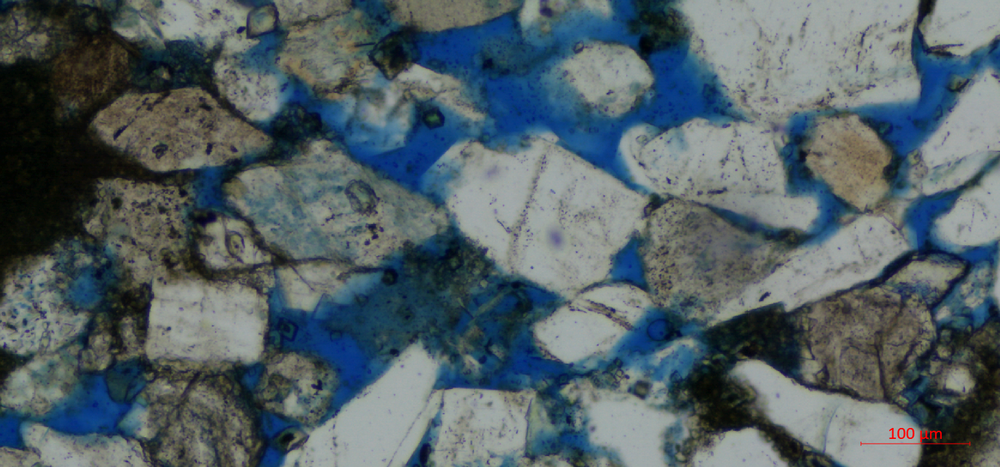
#> input picture image/16-0460_5.png, 1000 x 467 px, shrunk from 1460 x 682 before the run, found by its file name
$ python particleDetection.py
#> lines starting #> are read from the running program, lines starting #| are printed output that depends on the picture; after the words box and inside, x2 and y2 are one past the last pixel; in counts of white or black regions, pixels touching at a corner belong together
# -*- coding: utf-8 -*-
# @Time : 2020/3/4 上午10:15
# @Author : LuoLu
# @FileName: ColorDetection.py
# @Software: PyCharm
# @Github ：https://github.com/luolugithub
# @E-mail ：argluolu@gmail.com

from __future__ import division
import cv2
import numpy as np


def nothing(*arg):
    pass


# [22 lines of commented-out code are left out]
icol = (0, 0, 0, 255, 255, 255)  # Unclassified 无法识别的	18, 0, 159, 175, 255, 255

cv2.namedWindow('colorTest', flags=2)
# Lower range colour sliders.
cv2.createTrackbar('lowHue', 'colorTest', icol[0], 255, nothing)
#> slider 'lowHue' is set to 51
cv2.createTrackbar('lowSat', 'colorTest', icol[1], 255, nothing)
#> slider 'lowSat' is set to 51
cv2.createTrackbar('lowVal', 'colorTest', icol[2], 255, nothing)
#> slider 'lowVal' is set to 51
# Higher range colour sliders.
cv2.createTrackbar('highHue', 'colorTest', icol[3], 255, nothing)
cv2.createTrackbar('highSat', 'colorTest', icol[4], 255, nothing)
cv2.createTrackbar('highVal', 'colorTest', icol[5], 255, nothing)

# Raspberry pi file path example.
# frame = cv2.imread('/home/pi/python3/opencv/color-test/colour-circles-test.jpg')
# Windows file path example.
frame = cv2.imread('/home/luolu/Downloads/data/yashi_bp/pore_throat_img/pore_extract_10Xcrop/16-0460_5.png')
#> frame is the input picture: shape (467, 1000, 3); mean B, G, R 101.2, 96.3, 82.8

while True:
    # Get HSV values from the GUI sliders.
    lowHue = cv2.getTrackbarPos('lowHue', 'colorTest')
    lowSat = cv2.getTrackbarPos('lowSat', 'colorTest')
    lowVal = cv2.getTrackbarPos('lowVal', 'colorTest')
    highHue = cv2.getTrackbarPos('highHue', 'colorTest')
    highSat = cv2.getTrackbarPos('highSat', 'colorTest')
    highVal = cv2.getTrackbarPos('highVal', 'colorTest')

    # Show the original image.
    cv2.imshow('frame', frame)

    # Blur methods available, comment or uncomment to try different blur methods.
    frameBGR = cv2.GaussianBlur(frame, (7, 7), 0)
    # frameBGR = cv2.medianBlur(frameBGR, 7)
    # frameBGR = cv2.bilateralFilter(frameBGR, 15 ,75, 75)
    """kernal = np.ones((15, 15), np.float32)/255
    frameBGR = cv2.filter2D(frameBGR, -1, kernal)"""

    # Show blurred image.
    cv2.imshow('blurred', frameBGR)

    # HSV (Hue, Saturation, Value).
    # Convert the frame to HSV colour model.
    hsv = cv2.cvtColor(frameBGR, cv2.COLOR_BGR2HSV)
#> hsv: shape (467, 1000, 3); mean H, S, V 75.8, 73.7, 106

    # HSV values to define a colour range.
    colorLow = np.array([lowHue, lowSat, lowVal])
    colorHigh = np.array([highHue, highSat, highVal])
    mask = cv2.inRange(hsv, colorLow, colorHigh)
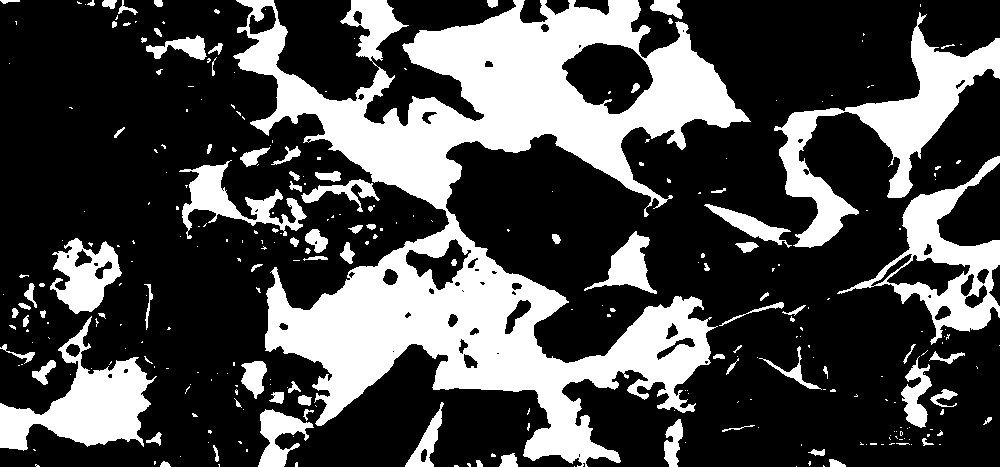
#> mask: shape (467, 1000); 29.6% white; 300 white regions (207 under 20 px), largest, box (x1, y1, x2, y2) and area: (233, 0, 751, 467) 87491, (774, 12, 1000, 248) 12293, (0, 316, 157, 451) 8173
    # Show the first mask
    cv2.imshow('mask-plain', mask)

    kernal = cv2.getStructuringElement(cv2.MORPH_ELLIPSE, (7, 7))
    mask = cv2.morphologyEx(mask, cv2.MORPH_CLOSE, kernal)
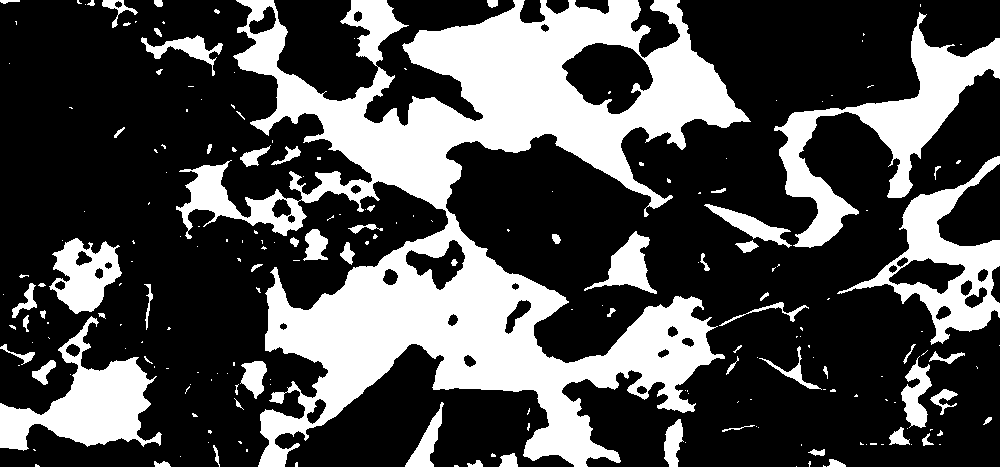
#> mask: shape (467, 1000); 30.6% white; 212 white regions (142 under 20 px), largest, box (x1, y1, x2, y2) and area: (176, 0, 751, 467) 96697, (774, 12, 1000, 248) 12525, (0, 316, 162, 451) 8504
    mask = cv2.morphologyEx(mask, cv2.MORPH_OPEN, kernal)
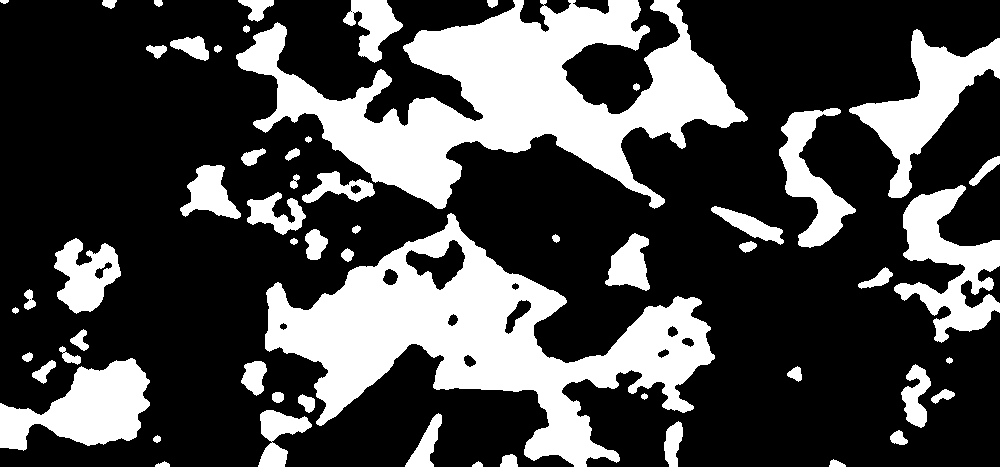
#> mask: shape (467, 1000); 29% white; 58 white regions, largest, box (x1, y1, x2, y2) and area: (236, 0, 748, 209) 44591, (265, 213, 715, 467) 41577, (849, 29, 1000, 198) 8029

    # Show morphological transformation mask
    cv2.imshow('mask', mask)

    # Put mask over top of the original image.
    result = cv2.bitwise_and(frame, frame, mask=mask)
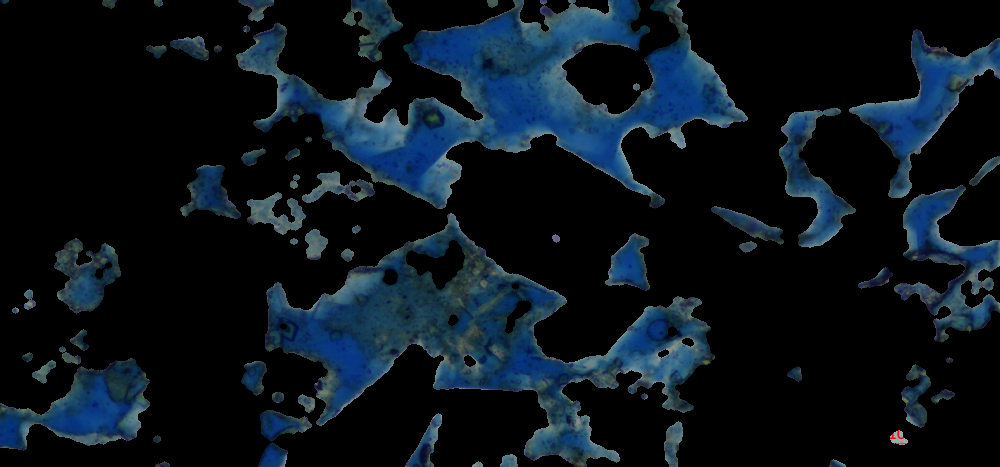
#> result: shape (467, 1000, 3); mean B, G, R 28.7, 20.4, 10.6

    # Show final output image
    cv2.imshow('colorTest', result)

    k = cv2.waitKey(5) & 0xFF
#> (key Esc is pressed here)
    if k == 27:
        break

cv2.waitKey(0)
cv2.destroyAllWindows()
